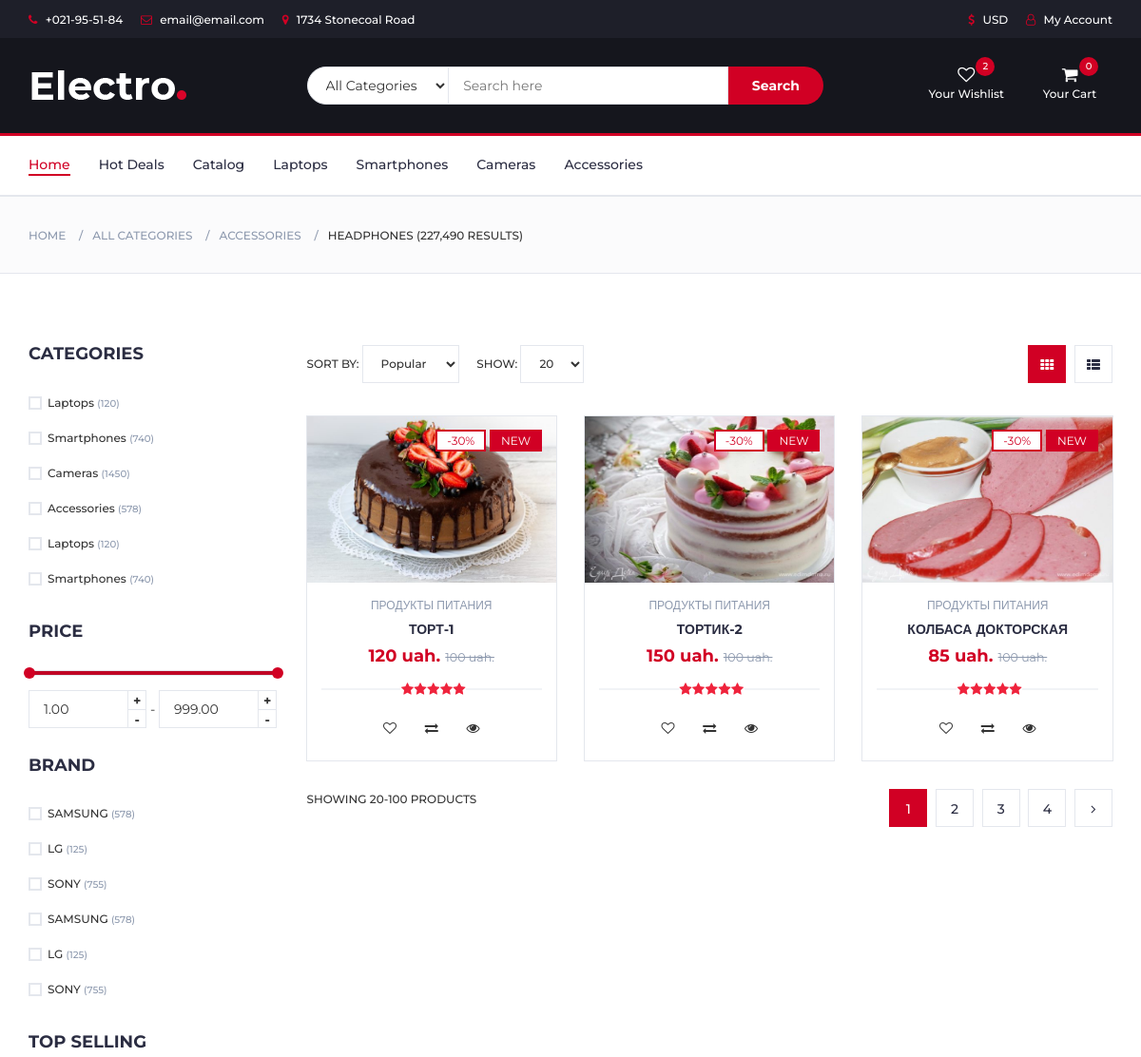
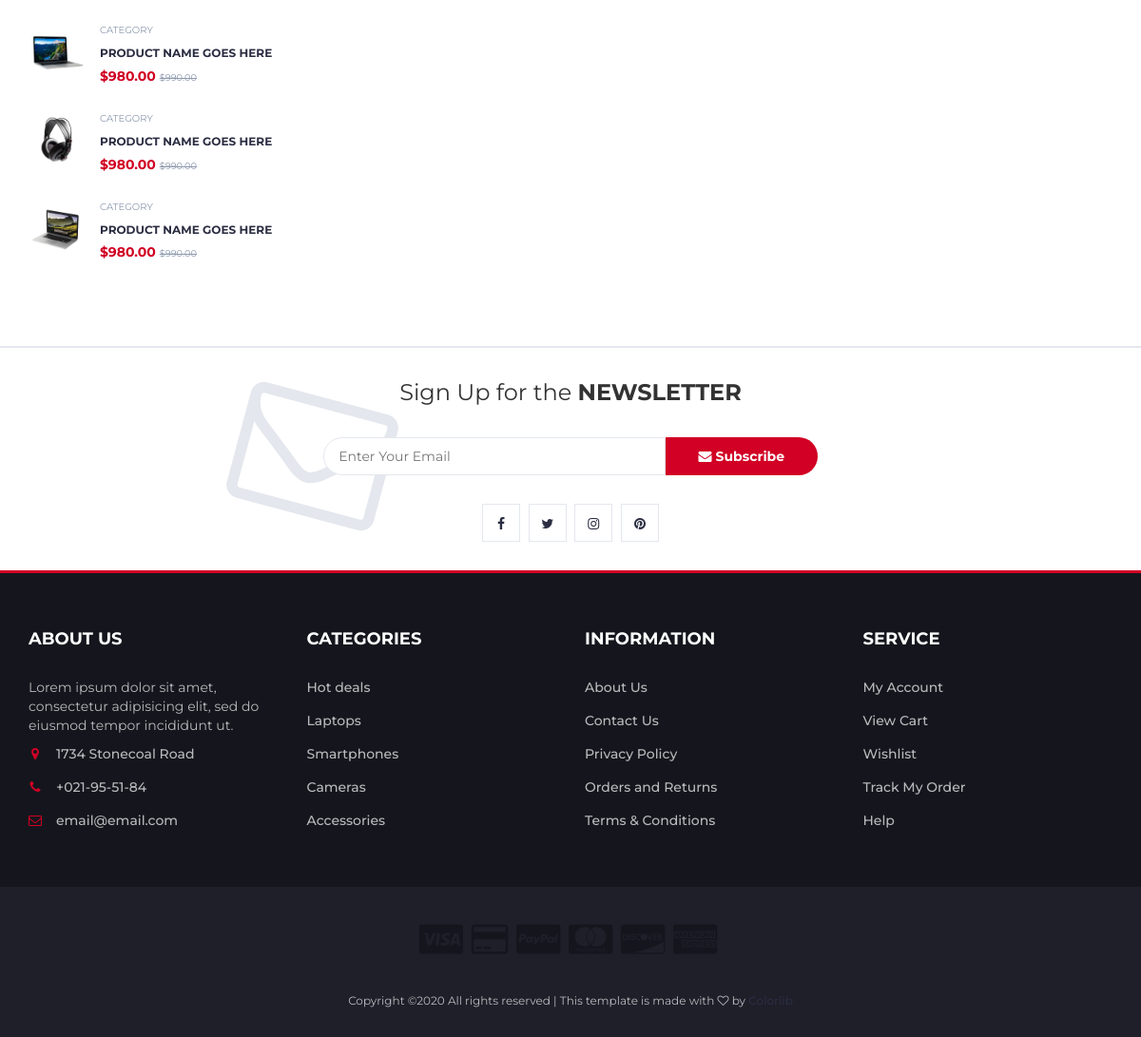
Page /catalog/ on the committed database (2 pictures, top to bottom).
### catalog/models.py (models this page shows)
class Product(models.Model):
    name = models.CharField(max_length=255)
    price = models.PositiveIntegerField()
    count = models.PositiveIntegerField()
    description = models.TextField(max_length=512)
    photo = models.FileField(upload_to='goods_photo/')
    producer = models.ForeignKey(Producer, on_delete=models.CASCADE)
    category = models.ForeignKey(Category, on_delete=models.CASCADE)

class Category(models.Model):
    name = models.CharField(max_length=255)

### catalog/views.py (the view)
# urls.py: path('', index),
def index(request):
    data = dict()
    goods = Product.objects.all()
    data['goods'] = goods
    return render(request, 'catalog/index.html', context=data)

### templates/catalog/index.html (shortened to what this page needs)
{% extends 'layouts/base.html' %}
{% block content %}
        {% load static %}
		<div id="breadcrumb" class="section">
			<div class="container">
				<div class="row">
					<div class="col-md-12">
						<ul class="breadcrumb-tree">
							<li><a href="#">Home</a></li>
							<li><a href="#">All Categories</a></li>
							<li><a href="#">Accessories</a></li>
							<li class="active">Headphones (227,490 Results)</li>
						</ul>
					</div>
				</div>
			</div>
		</div>
		<div class="section">
			<div class="container">
				<div class="row">
					<div id="aside" class="col-md-3">
						<div class="aside">
							<h3 class="aside-title">Categories</h3>
							<div class="checkbox-filter">
								<div class="input-checkbox">
									<label for="category-1">
										<span></span>
										Laptops
										<small>(120)</small>
									</label>
								</div>
								<div class="input-checkbox">
									<label for="category-2">
										<span></span>
										Smartphones
										<small>(740)</small>
									</label>
								</div>
								<div class="input-checkbox">
									<label for="category-3">
										<span></span>
										Cameras
										<small>(1450)</small>
									</label>
								</div>
								<div class="input-checkbox">
									<label for="category-4">
										<span></span>
										Accessories
										<small>(578)</small>
									</label>
								</div>
								<div class="input-checkbox">
									<label for="category-5">
										<span></span>
										Laptops
										<small>(120)</small>
									</label>
								</div>
								<div class="input-checkbox">
									<label for="category-6">
										<span></span>
										Smartphones
										<small>(740)</small>
									</label>
								</div>
							</div>
						</div>
						<div class="aside">
							<h3 class="aside-title">Price</h3>
							<div class="price-filter">
								<div id="price-slider"></div>
								<div class="input-number price-min">
									<input id="price-min" type="number">
									<span class="qty-up">+</span>
									<span class="qty-down">-</span>
								</div>
								<span>-</span>
								<div class="input-number price-max">
									<input id="price-max" type="number">
									<span class="qty-up">+</span>
									<span class="qty-down">-</span>
								</div>
							</div>
						</div>
						<div class="aside">
							<h3 class="aside-title">Brand</h3>
							<div class="checkbox-filter">
								<div class="input-checkbox">
									<label for="brand-1">
										<span></span>
										SAMSUNG
										<small>(578)</small>
									</label>
								</div>
								<div class="input-checkbox">
									<label for="brand-2">
										<span></span>
										LG
										<small>(125)</small>
									</label>
								</div>
								<div class="input-checkbox">
									<label for="brand-3">
										<span></span>
										SONY
										<small>(755)</small>
									</label>
								</div>
								<div class="input-checkbox">
									<label for="brand-4">
										<span></span>
										SAMSUNG
										<small>(578)</small>
									</label>
								</div>
								<div class="input-checkbox">
									<label for="brand-5">
										<span></span>
										LG
										<small>(125)</small>
									</label>
								</div>
								<div class="input-checkbox">
									<label for="brand-6">
										<span></span>
										SONY
										<small>(755)</small>
									</label>
								</div>
							</div>
						</div>
						<div class="aside">
							<h3 class="aside-title">Top selling</h3>
							<div class="product-widget">
								<div class="product-img">
									<img src="./img/product01.png" alt="">
								</div>
								<div class="product-body">
									<p class="product-category">Category</p>
									<h3 class="product-name"><a href="#">product name goes here</a></h3>
									<h4 class="product-price">$980.00 <del class="product-old-price">$990.00</del></h4>
								</div>
							</div>
							<div class="product-widget">
								<div class="product-img">
									<img src="./img/product02.png" alt="">
								</div>
								<div class="product-body">
									<p class="product-category">Category</p>
									<h3 class="product-name"><a href="#">product name goes here</a></h3>
									<h4 class="product-price">$980.00 <del class="product-old-price">$990.00</del></h4>
								</div>
							</div>
							<div class="product-widget">
								<div class="product-img">
									<img src="./img/product03.png" alt="">
								</div>
								<div class="product-body">
									<p class="product-category">Category</p>
									<h3 class="product-name"><a href="#">product name goes here</a></h3>
									<h4 class="product-price">$980.00 <del class="product-old-price">$990.00</del></h4>
								</div>
							</div>
						</div>
					</div>
					<div id="store" class="col-md-9">
						<div class="store-filter clearfix">
							<div class="store-sort">
								<label>
									Sort By:
									<select class="input-select">
										<option value="0">Popular</option>
									</select>
								</label>
								<label>
									Show:
									<select class="input-select">
										<option value="0">20</option>
									</select>
								</label>
							</div>
							<ul class="store-grid">
								<li class="active"><i class="fa fa-th"></i></li>
								<li><a href="#"><i class="fa fa-th-list"></i></a></li>
							</ul>
						</div>
						<div class="row">
							{% for x in goods %}
								<div class="col-md-4 col-xs-6">
									<div class="product">
										<div class="product-img">
											<img src="/media/{{ x.photo }}" width="100%" height="175">
											<div class="product-label">
												<span class="sale">-30%</span>
												<span class="new">NEW</span>
											</div>
										</div>
										<div class="product-body">
											<p class="product-category">{{ x.category.name }}</p>
											<h3 class="product-name"><a href="#">{{ x.name }}</a></h3>
											<h4 class="product-price">{{ x.price }} uah. <del class="product-old-price">100 uah.</del></h4>
											<div class="product-rating">
												<i class="fa fa-star"></i>
												<i class="fa fa-star"></i>
												<i class="fa fa-star"></i>
												<i class="fa fa-star"></i>
												<i class="fa fa-star"></i>
											</div>
											<div class="product-btns">
												<button class="add-to-wishlist"><i class="fa fa-heart-o"></i><span class="tooltipp">add to wishlist</span></button>
												<button class="add-to-compare"><i class="fa fa-exchange"></i><span class="tooltipp">add to compare</span></button>
												<button class="quick-view"><i class="fa fa-eye"></i><span class="tooltipp">quick view</span></button>
											</div>
										</div>
										<div class="add-to-cart">
											<button class="add-to-cart-btn"> add to cart</button>
										</div>
									</div>
								</div>
							{% endfor %}
						</div>
						<div class="store-filter clearfix">
							<span class="store-qty">Showing 20-100 products</span>
							<ul class="store-pagination">
								<li class="active">1</li>
								<li><a href="#">2</a></li>
								<li><a href="#">3</a></li>
								<li><a href="#">4</a></li>
								<li><a href="#"><i class="fa fa-angle-right"></i></a></li>
							</ul>
						</div>
					</div>
				</div>
			</div>
		</div>
{% endblock content %}

### rows in the picture
Product: photo (picture), category.name "ПРОДУКТЫ ПИТАНИЯ", name "ТОРТ-1", price "120"
Product: photo (picture), category.name "ПРОДУКТЫ ПИТАНИЯ", name "ТОРТИК-2", price "150"
Product: photo (picture), category.name "ПРОДУКТЫ ПИТАНИЯ", name "КОЛБАСА ДОКТОРСКАЯ", price "85"
